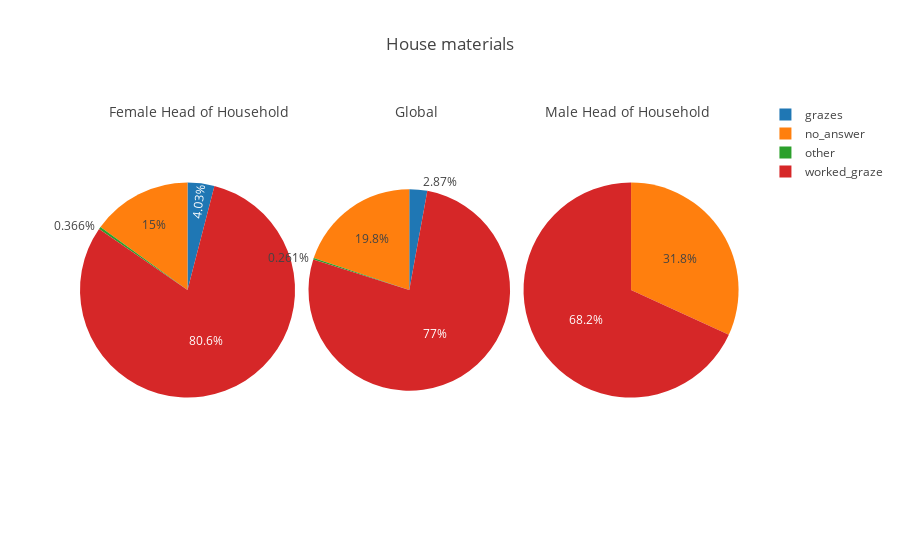

The code cell stored with this chart in its notebook:
### Code cell
#hey = reg_survey.groupby(['village', 'house_material']).size()

#house_materials_df = pd.DataFrame(index=house_materials_index, columns=villages, data=[house_materials_general])
#print house_materials_df

create_graphs_HoHH(lambda x: pd.crosstab(x.village, x.house_material),
                 lambda x: x.sum().values,
                 lambda x: x.columns.values,
                   lambda x: x.sum().sum(),
                 "House materials")

#fig_house_materials2 = {
#    "layout": {
#        "title": {
#            "font": {
#                    "size": 20
#            },
#            "text": "House materials"
#        }
#    },
#    "data": []
#}
#
#house_materials_df = pd.crosstab(reg_survey.village, reg_survey.house_material)
##print range(len(villages_dict['en'].keys())-1)
##print house_materials_df
#for i in range(len(villages_dict['en'].keys())):
#    x = .2*(i%5)
#    y = 0.35*(i/5)
#    fig_house_materials2['data'].append(
#        {
#
#            "values": house_materials_df.iloc[i-1].values,
#            "labels": house_materials_df.columns.values,
#             "domain": {
#                "x": [x, x+.18],
#                 "y": [y, y+.3]
#            },
#            "type": "pie",
#            "sort": False
#        })
#
#iplot(fig_house_materials2)

### Figure 1 — Plotly figure (JSON) as saved in the notebook; plotly's stock layout.template omitted (floating-point values rounded to 4 significant figures)
{"data": [{"domain": {"x": [0, 0.32]}, "labels": ["grazes", "no_answer", "other", "worked_graze"], "sort": false, "type": "pie", "values": [11, 41, 1, 220]}, {"domain": {"x": [0.34, 0.64]}, "labels": ["grazes", "no_answer", "other", "worked_graze"], "sort": false, "type": "pie", "values": [11, 76, 1, 295]}, {"domain": {"x": [0.66, 0.98]}, "labels": ["no_answer", "worked_graze"], "sort": false, "type": "pie", "values": [35, 75]}], "layout": {"annotations": [{"font": {"size": 14}, "showarrow": false, "text": "Female Head of Household", "x": 0.04, "y": 1}, {"font": {"size": 14}, "showarrow": false, "text": "Global", "x": 0.5, "y": 1}, {"font": {"size": 14}, "showarrow": false, "text": "Male Head of Household", "x": 0.94, "y": 1}], "title": "House materials"}}
